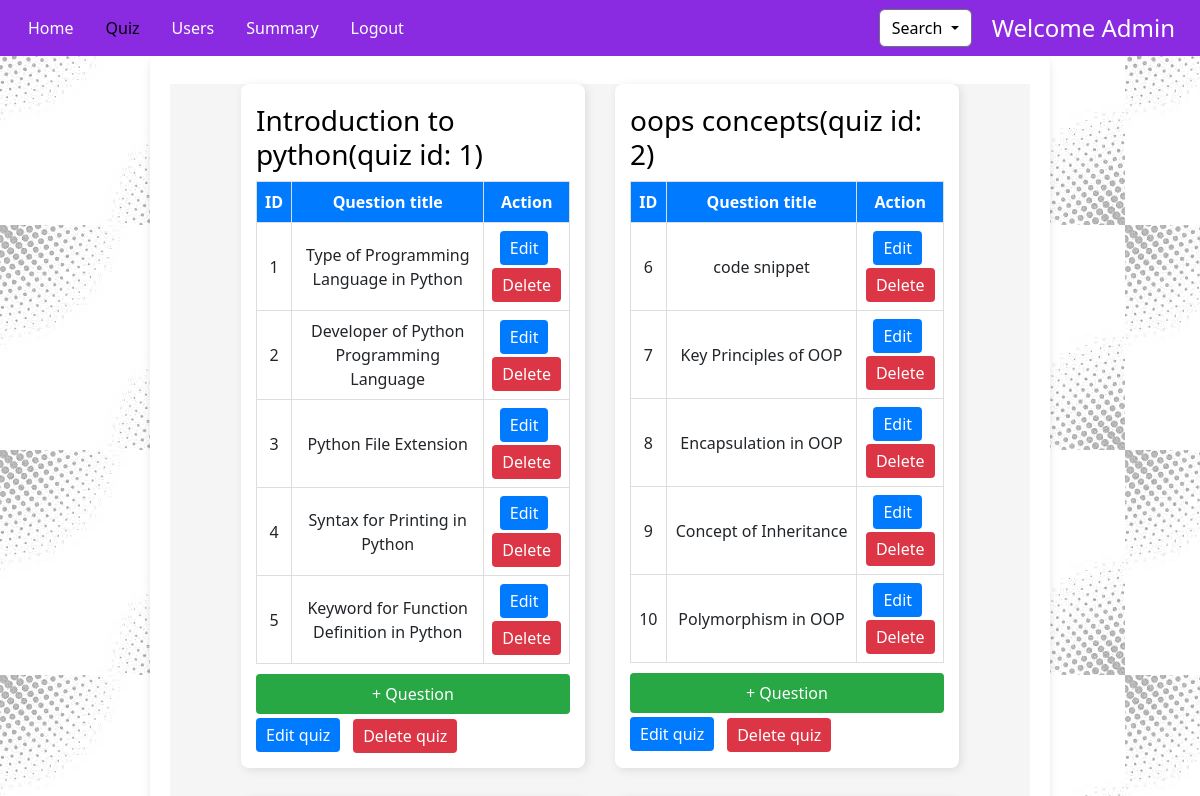
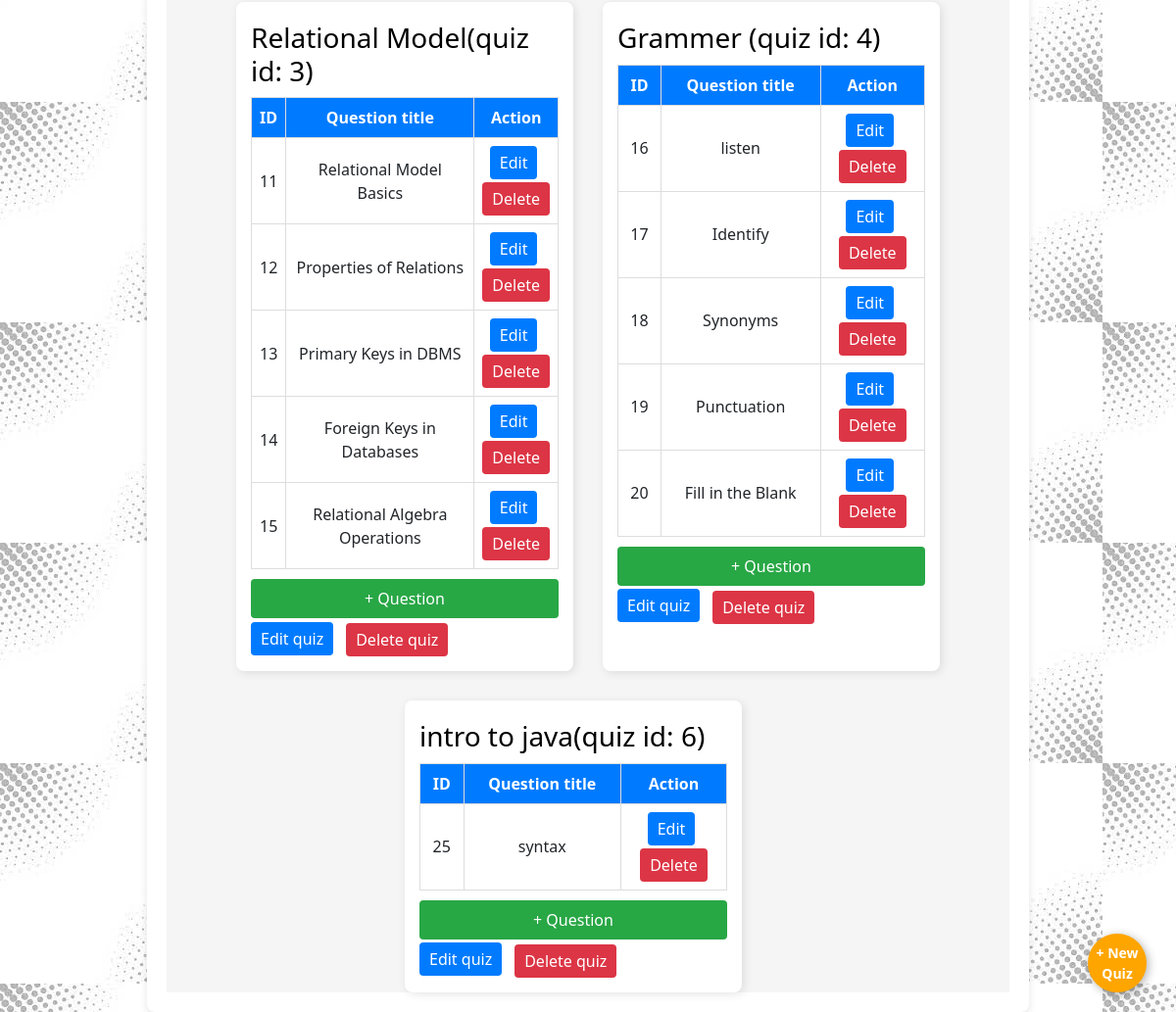
The app's page /adminQuiz (signed in) with its own data (2 pictures, top to bottom).
### application/models.py (models this page shows, shortened)
class Quiz(db.Model):
    id = db.Column(db.Integer, primary_key=True)
    chapter_id = db.Column(db.Integer, db.ForeignKey('chapter.id', ondelete="CASCADE"),nullable=False)
    date_of_quiz = db.Column(db.DateTime, nullable=False, default=date)
    duration = db.Column(db.String(10))  # HH:MM:SS format
    remarks = db.Column(db.Text)
    questions = db.relationship('Question', backref='quiz',cascade="all, delete-orphan")
    scores = db.relationship('Score', backref='quiz',cascade="all, delete-orphan")

class Chapter(db.Model):
    id = db.Column(db.Integer, primary_key=True)
    name = db.Column(db.String(50), nullable=False, unique=True)
    description = db.Column(db.Text)
    subject_id = db.Column(db.Integer, db.ForeignKey('subject.id'),nullable=False)#foreign key
    quizzes = db.relationship('Quiz', backref='chapter',cascade="all,delete-orphan")

class Question(db.Model):
    id = db.Column(db.Integer, primary_key=True)
    quiz_id = db.Column(db.Integer, db.ForeignKey('quiz.id'),nullable=False)
    question_title = db.Column(db.String(30),nullable=False)
    question_statement = db.Column(db.Text, nullable=False)
    option1 = db.Column(db.String(100), nullable=False)
    option2 = db.Column(db.String(100), nullable=False)
    option3 = db.Column(db.String(100), nullable=False)
    option4 = db.Column(db.String(100), nullable=False)
    correct_option = db.Column(db.Integer, nullable=False)# Stores 1, 2, 3, or 4
    image_path = db.Column(db.String(255), nullable=True)  # Path to image file
    audio_path = db.Column(db.String(255), nullable=True)  # Path to audio file

### application/routes.py (the view)
@app.route("/adminQuiz",methods=['GET','POST'])
def adminQuiz():
    if 'admin' not in session:
        flash("Unauthorized access! Please log in as an admin.")
        return redirect(url_for('index'))
    quizs = Quiz.query.all()
    return render_template('adminQuiz.html',quizs=quizs)

### templates/adminQuiz.html (shortened to what this page needs)
<!DOCTYPE html>
<html lang="en">
<head>
    <link href="https://cdn.jsdelivr.net/npm/bootstrap@5.3.3/dist/css/bootstrap.min.css" rel="stylesheet"
>
</head>
<body>
    <nav class="navbar navbar-expand-lg bg-body-tertiary">
        <div class="container-fluid">
            <nav class="nav">
                <a class="nav-link active" aria-current="page" href="/admin">Home</a>
                <a class="nav-link quiz" href="/adminQuiz">Quiz</a>
                <a class="nav-link" href="/userList">Users</a>
                <a class="nav-link" href="/admin_summary">Summary</a>
                <a class="nav-link" href="/logOut">Logout</a>
            </nav>
        </div>
        <div class="d-flex align-items-center">
            <div class="dropdown">
                <button class="btn btn-secondary dropdown-toggle" type="button" id="dropdownMenuButton1"
                    data-bs-toggle="dropdown" aria-expanded="false">
                    Search
                </button>
            </div>
            <h4 class="m-0 text-white" style="white-space: nowrap;">Welcome Admin &nbsp; &nbsp;</h4>
        </div>
    </nav>
    <div class="block">
        <div class="subjectBlock">
            {% for quiz in quizs %}
            <div class="subjectCard">
                <h3 class="subject-Title">{{ quiz.chapter.name }}(quiz id: {{ quiz.id}})</h3>
                <table class="chapterTable">
                    <thead>
                        <tr>
                            <th>ID</th>
                            <th>Question title</th>
                            <th>Action</th>
                        </tr>
                    </thead>
                    <tbody>
                        {% for question in quiz.questions %}
                        <tr>
                            <td>{{ question.id }}</td>
                            <td>{{ question.question_title }}</td>
                            <td>
                                <a href="{{ url_for('edit_question', question_id=question.id) }}">
                                    <button class="editBtn">Edit</button>
                                </a>
                                <form action="{{ url_for('delete_question', question_id= question.id) }}" method="POST"
                                    onsubmit="return confirm('Are you sure you want to delete this question?');">
                                    <button class="deleteBtn">Delete</button>
                                </form>
                            </td>
                        </tr>
                        {% endfor %}
                    </tbody>
                </table>
                <a href="{{ url_for('add_question', quiz_id=quiz.id) }}">
                    <button class="addChapterBtn">+ Question</button>
                </a>
                <div class="btnContainer">
                    <a href="{{ url_for('edit_quiz', quiz_id=quiz.id) }}">
                        <button class="editBtn">Edit quiz</button>
                    </a>
                    <div>
                        <form action="{{ url_for('delete_quiz', quiz_id=quiz.id) }}" method="POST"
                            onsubmit="return confirm('Are you sure you want to delete this Quiz?');">
                            <button type="submit" class="deleteBtn ">Delete quiz</button>
                        </form>
                    </div>
                </div>
            </div>
            {% endfor %}
            <div class="plus">
                <a href="/addQuiz"><button class="button plusBtn">+ New Quiz</button></a>
            </div>
        </div>
    </div>
</body>
</html>

### templates/adminQuiz.html (style rules this page uses)
body { background-image: url("../static/background.jpg"); }
.navbar { background-color: blueviolet !important; }
.nav-link { color: white; }
.block { max-width: 900px; margin: auto; background: white; padding: 20px; border-radius: 8px; box-shadow: 0 4px 8px rgba(0, 0, 0, 0.1); }
.subjectBlock { display: flex; flex-wrap: wrap; gap: 30px; justify-content: center; background-color: whitesmoke; }
.subjectCard { background: white; padding: 15px; width: 40%; min-width: 300px; border-radius: 8px; box-shadow: 2px 2px 10px rgba(0, 0, 0, 0.1); }
.subject-Title { margin: 5px 0; color: black; }
.chapterTable { width: 100%; border-collapse: collapse; margin-top: 10px; }
.chapterTable th, .chapterTable td { border: 1px solid #ddd; padding: 8px; text-align: center; }
.chapterTable th { background-color: #007BFF; color: white; }
.editBtn { background-color: #007BFF; color: white; border: none; padding: 5px 10px; cursor: pointer; border-radius: 4px; margin-right: 5px; }
.deleteBtn { background-color: #dc3545; color: white; border: none; padding: 5px 10px; cursor: pointer; border-radius: 4px; margin-top: 3px; }
.addChapterBtn { width: 100%; background-color: #28a745; color: white; border: none; padding: 8px; cursor: pointer; border-radius: 4px; margin-top: 10px; }
.plusBtn { position: fixed; bottom: 20px; right: 30px; width: 60px; height: 60px; background-color: #FFA500; color: white; border: none; border-radius: 50%; font-size: 14px; font-weight: bold; text-align: center; cursor: pointer; box-shadow: 2px 2px 10px rgba(0, 0, 0, 0.3); }
.quiz { color: black; }
.btnContainer { display: flex; align-items: center; gap: 8px; margin-top: 2px; }
.dropdown { margin-right: 20px; }
#dropdownMenuButton1 { background-color: white !important; color: black; }

### records on screen
Quiz: chapter.name "Introduction to python", id "1"
Question: id "1", question_title "Type of Programming Language in Python"
Question: id "2", question_title "Developer of Python Programming Language"
Question: id "3", question_title "Python File Extension"
Question: id "4", question_title "Syntax for Printing in Python"
Question: id "5", question_title "Keyword for Function Definition in Python"
Quiz: chapter.name "oops concepts", id "2"
Question: id "6", question_title "code snippet"
Question: id "7", question_title "Key Principles of OOP"
Question: id "8", question_title "Encapsulation in OOP"
Question: id "9", question_title "Concept of Inheritance"
Question: id "10", question_title "Polymorphism in OOP"
Quiz: chapter.name "Relational Model", id "3"
Question: id "11", question_title "Relational Model Basics"
Question: id "12", question_title "Properties of Relations"
Question: id "13", question_title "Primary Keys in DBMS"
Question: id "14", question_title "Foreign Keys in Databases"
Question: id "15", question_title "Relational Algebra Operations"
Quiz: chapter.name "Grammer", id "4"
Question: id "16", question_title "listen"
Question: id "17", question_title "Identify"
Question: id "18", question_title "Synonyms"
Question: id "19", question_title "Punctuation"
Question: id "20", question_title "Fill in the Blank"
Quiz: chapter.name "intro to java", id "6"
Question: id "25", question_title "syntax"
